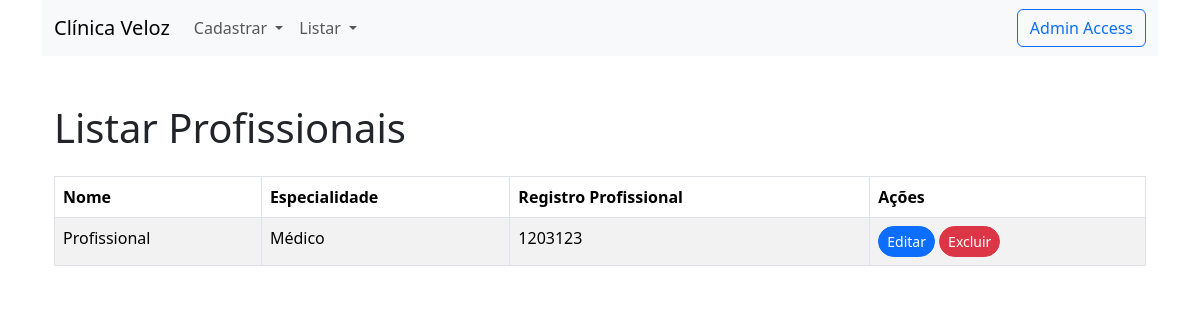
The page /listar-profissionais/ on the database its author committed.
### clinica/models.py (models this page shows, shortened)
class Profissional(models.Model):
    nome = models.CharField(max_length=100)
    especialidade = models.CharField(max_length=100)
    registro_profissional = models.CharField(max_length=50, unique=True)
    criado_em = models.DateTimeField(auto_now_add=True)
    atualizado_em = models.DateTimeField(auto_now=True)

### clinica/views.py (the view)
class ListarProfissionais(ListView):
    template_name = "listar_profissionais.html"
    model = Profissional
    context_object_name = "profissionais"

### clinica/templates/listar_profissionais.html
{% extends 'base.html' %}
{% block content %}
    <div class="container mt-5">
        <h1 class="mb-4">Listar Profissionais</h1>
        <div class="table-responsive">
            <table class="table table-striped table-bordered table-hover rounded">
                <thead class="thead-dark">
                    <tr>
                        <th>Nome</th>
                        <th>Especialidade</th>
                        <th>Registro Profissional</th>
                        <th>Ações</th>
                    </tr>
                </thead>
                <tbody>
                    {% for profissional in profissionais %}
                        <tr>
                            <td>{{ profissional.nome }}</td>
                            <td>{{ profissional.especialidade }}</td>
                            <td>{{ profissional.registro_profissional }}</td>
                            <td>
                                <a href="{% url 'clinica:editar_profissional' profissional.id %}" class="btn btn-primary btn-sm rounded-pill">Editar</a>
                                <a href="{% url 'clinica:excluir' 'profissional' profissional.id %}" class="btn btn-danger btn-sm rounded-pill">Excluir</a>
                            </td>
                        </tr>
                    {% endfor %}
                </tbody>
            </table>
        </div>
    </div>
{% endblock %}

### rows shown on the page
Profissional: nome "Profissional", especialidade "Médico", registro_profissional "1203123"
